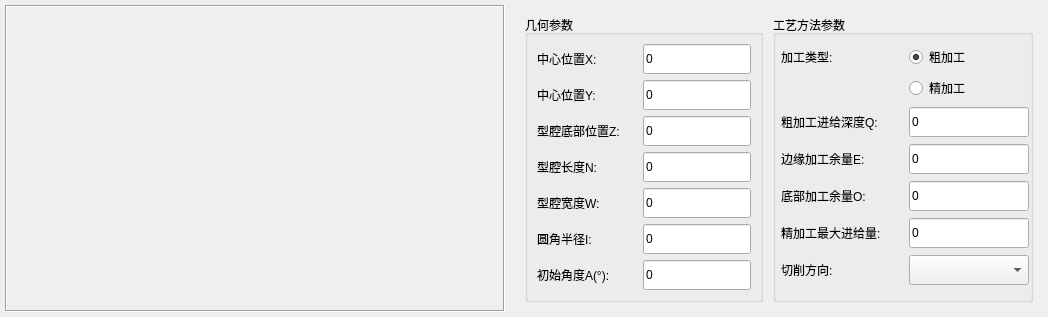
         <widget class="QWidget" name="page_2">
          <layout class="QHBoxLayout" name="horizontalLayout_15">
           <property name="spacing">
            <number>10</number>
           </property>
           <property name="leftMargin">
            <number>5</number>
           </property>
           <property name="topMargin">
            <number>5</number>
           </property>
           <property name="rightMargin">
            <number>5</number>
           </property>
           <property name="bottomMargin">
            <number>5</number>
           </property>
           <item>
            <widget class="QLabel" name="label_35">
             <property name="minimumSize">
              <size>
               <width>500</width>
               <height>0</height>
              </size>
             </property>
             <property name="maximumSize">
              <size>
               <width>500</width>
               <height>16777215</height>
              </size>
             </property>
             <property name="frameShape">
              <enum>QFrame::Box</enum>
             </property>
             <property name="frameShadow">
              <enum>QFrame::Sunken</enum>
             </property>
             <property name="lineWidth">
              <number>1</number>
             </property>
             <property name="text">
              <string/>
             </property>
             <property name="pixmap">
              <pixmap resource="STEPNCMaster.qrc">:/STEPNCMaster/images/HNCMill/mill10-1.bmp</pixmap>
             </property>
             <property name="scaledContents">
              <bool>true</bool>
             </property>
             <property name="alignment">
              <set>Qt::AlignCenter</set>
             </property>
            </widget>
           </item>
           <item>
            <layout class="QHBoxLayout" name="horizontalLayout_14" stretch="1,1">
             <property name="spacing">
              <number>10</number>
             </property>
             <property name="leftMargin">
              <number>10</number>
             </property>
             <property name="topMargin">
              <number>10</number>
             </property>
             <property name="rightMargin">
              <number>10</number>
             </property>
             <property name="bottomMargin">
              <number>10</number>
             </property>
             <item>
              <widget class="QGroupBox" name="groupBox_6">
               <property name="title">
                <string>几何参数</string>
               </property>
               <layout class="QGridLayout" name="gridLayout_6">
                <item row="4" column="1">
                 <widget class="QLineEdit" name="rectCavityWidth">
                  <property name="minimumSize">
                   <size>
                    <width>0</width>
                    <height>30</height>
                   </size>
                  </property>
                  <property name="maximumSize">
                   <size>
                    <width>120</width>
                    <height>16777215</height>
                   </size>
                  </property>
                  <property name="text">
                   <string>0</string>
                  </property>
                  <property name="readOnly">
                   <bool>false</bool>
                  </property>
                 </widget>
                </item>
                <item row="5" column="0">
                 <widget class="QLabel" name="label_44">
                  <property name="text">
                   <string>圆角半径I:</string>
                  </property>
                 </widget>
                </item>
                <item row="1" column="1">
                 <widget class="QLineEdit" name="rectCavityCenterY">
                  <property name="minimumSize">
                   <size>
                    <width>0</width>
                    <height>30</height>
                   </size>
                  </property>
                  <property name="maximumSize">
                   <size>
                    <width>120</width>
                    <height>16777215</height>
                   </size>
                  </property>
                  <property name="text">
                   <string>0</string>
                  </property>
                  <property name="readOnly">
                   <bool>false</bool>
                  </property>
                 </widget>
                </item>
                <item row="2" column="0">
                 <widget class="QLabel" name="label_39">
                  <property name="text">
                   <string>型腔底部位置Z:</string>
                  </property>
                 </widget>
                </item>
                <item row="6" column="0">
                 <widget class="QLabel" name="label_45">
                  <property name="text">
                   <string>初始角度A(°):</string>
                  </property>
                 </widget>
                </item>
                <item row="6" column="1">
                 <widget class="QLineEdit" name="rectCavityInitialAngle">
                  <property name="minimumSize">
                   <size>
                    <width>0</width>
                    <height>30</height>
                   </size>
                  </property>
                  <property name="maximumSize">
                   <size>
                    <width>120</width>
                    <height>16777215</height>
                   </size>
                  </property>
                  <property name="text">
                   <string>0</string>
                  </property>
                  <property name="readOnly">
                   <bool>false</bool>
                  </property>
                 </widget>
                </item>
                <item row="0" column="0">
                 <widget class="QLabel" name="label_37">
                  <property name="minimumSize">
                   <size>
                    <width>100</width>
                    <height>0</height>
                   </size>
                  </property>
                  <property name="maximumSize">
                   <size>
                    <width>100</width>
                    <height>16777215</height>
                   </size>
                  </property>
                  <property name="text">
                   <string>中心位置X:</string>
                  </property>
                 </widget>
                </item>
                <item row="0" column="1">
                 <widget class="QLineEdit" name="rectCavityCenterX">
                  <property name="minimumSize">
                   <size>
                    <width>0</width>
                    <height>30</height>
                   </size>
                  </property>
                  <property name="maximumSize">
                   <size>
                    <width>120</width>
                    <height>16777215</height>
                   </size>
                  </property>
                  <property name="text">
                   <string>0</string>
                  </property>
                  <property name="readOnly">
                   <bool>false</bool>
                  </property>
                 </widget>
                </item>
                <item row="1" column="0">
                 <widget class="QLabel" name="label_40">
                  <property name="text">
                   <string>中心位置Y:</string>
                  </property>
                 </widget>
                </item>
                <item row="2" column="1">
                 <widget class="QLineEdit" name="rectCavityBottomZ">
                  <property name="minimumSize">
                   <size>
                    <width>0</width>
                    <height>30</height>
                   </size>
                  </property>
                  <property name="maximumSize">
                   <size>
                    <width>120</width>
                    <height>16777215</height>
                   </size>
                  </property>
                  <property name="text">
                   <string>0</string>
                  </property>
                  <property name="readOnly">
                   <bool>false</bool>
                  </property>
                 </widget>
                </item>
                <item row="3" column="0">
                 <widget class="QLabel" name="label_38">
                  <property name="text">
                   <string>型腔长度N:</string>
                  </property>
                 </widget>
                </item>
                <item row="5" column="1">
                 <widget class="QLineEdit" name="rectCavityCornerR">
                  <property name="minimumSize">
                   <size>
                    <width>0</width>
                    <height>30</height>
                   </size>
                  </property>
                  <property name="maximumSize">
                   <size>
                    <width>120</width>
                    <height>16777215</height>
                   </size>
                  </property>
                  <property name="text">
                   <string>0</string>
                  </property>
                  <property name="readOnly">
                   <bool>false</bool>
                  </property>
                 </widget>
                </item>
                <item row="4" column="0">
                 <widget class="QLabel" name="label_36">
                  <property name="text">
                   <string>型腔宽度W:</string>
                  </property>
                 </widget>
                </item>
                <item row="3" column="1">
                 <widget class="QLineEdit" name="rectCavityLength">
                  <property name="minimumSize">
                   <size>
                    <width>0</width>
                    <height>30</height>
                   </size>
                  </property>
                  <property name="maximumSize">
                   <size>
                    <width>120</width>
                    <height>16777215</height>
                   </size>
                  </property>
                  <property name="text">
                   <string>0</string>
                  </property>
                  <property name="readOnly">
                   <bool>false</bool>
                  </property>
                 </widget>
                </item>
               </layout>
              </widget>
             </item>
             <item>
              <widget class="QGroupBox" name="groupBox_7">
               <property name="minimumSize">
                <size>
                 <width>260</width>
                 <height>0</height>
                </size>
               </property>
               <property name="title">
                <string>工艺方法参数</string>
               </property>
               <layout class="QGridLayout" name="gridLayout_7">
                <property name="leftMargin">
                 <number>5</number>
                </property>
                <property name="rightMargin">
                 <number>1</number>
                </property>
                <item row="0" column="0">
                 <widget class="QLabel" name="label_41">
                  <property name="text">
                   <string>加工类型:</string>
                  </property>
                 </widget>
                </item>
                <item row="0" column="1">
                 <widget class="QRadioButton" name="rectCavity_roughWorking">
                  <property name="text">
                   <string>粗加工</string>
                  </property>
                  <property name="checked">
                   <bool>true</bool>
                  </property>
                 </widget>
                </item>
                <item row="1" column="1">
                 <widget class="QRadioButton" name="rectCavity_fineWorking">
                  <property name="text">
                   <string>精加工</string>
                  </property>
                 </widget>
                </item>
                <item row="2" column="0">
                 <widget class="QLabel" name="label_42">
                  <property name="minimumSize">
                   <size>
                    <width>100</width>
                    <height>0</height>
                   </size>
                  </property>
                  <property name="text">
                   <string>粗加工进给深度Q:</string>
                  </property>
                 </widget>
                </item>
                <item row="2" column="1">
                 <widget class="QLineEdit" name="rectCavity_roughWorkFeed">
                  <property name="minimumSize">
                   <size>
                    <width>120</width>
                    <height>30</height>
                   </size>
                  </property>
                  <property name="maximumSize">
                   <size>
                    <width>80</width>
                    <height>16777215</height>
                   </size>
                  </property>
                  <property name="text">
                   <string>0</string>
                  </property>
                 </widget>
                </item>
                <item row="3" column="0">
                 <widget class="QLabel" name="label_43">
                  <property name="text">
                   <string>边缘加工余量E:</string>
                  </property>
                 </widget>
                </item>
                <item row="3" column="1">
                 <widget class="QLineEdit" name="rectCavity_radiusAllowance">
                  <property name="minimumSize">
                   <size>
                    <width>120</width>
                    <height>30</height>
                   </size>
                  </property>
                  <property name="maximumSize">
                   <size>
                    <width>80</width>
                    <height>16777215</height>
                   </size>
                  </property>
                  <property name="text">
                   <string>0</string>
                  </property>
                 </widget>
                </item>
                <item row="4" column="0">
                 <widget class="QLabel" name="label_46">
                  <property name="text">
                   <string>底部加工余量O:</string>
                  </property>
                 </widget>
                </item>
                <item row="4" column="1">
                 <widget class="QLineEdit" name="rectCavity_bottomAllowance">
                  <property name="minimumSize">
                   <size>
                    <width>120</width>
                    <height>30</height>
                   </size>
                  </property>
                  <property name="maximumSize">
                   <size>
                    <width>80</width>
                    <height>16777215</height>
                   </size>
                  </property>
                  <property name="text">
                   <string>0</string>
                  </property>
                 </widget>
                </item>
                <item row="5" column="0">
                 <widget class="QLabel" name="label_47">
                  <property name="text">
                   <string>精加工最大进给量:</string>
                  </property>
                 </widget>
                </item>
                <item row="5" column="1">
                 <widget class="QLineEdit" name="rectCavity_fineWorkMaxFeed">
                  <property name="minimumSize">
                   <size>
                    <width>120</width>
                    <height>30</height>
                   </size>
                  </property>
                  <property name="maximumSize">
                   <size>
                    <width>80</width>
                    <height>16777215</height>
                   </size>
                  </property>
                  <property name="text">
                   <string>0</string>
                  </property>
                 </widget>
                </item>
                <item row="6" column="0">
                 <widget class="QLabel" name="label_48">
                  <property name="minimumSize">
                   <size>
                    <width>90</width>
                    <height>0</height>
                   </size>
                  </property>
                  <property name="text">
                   <string>切削方向:</string>
                  </property>
                 </widget>
                </item>
                <item row="6" column="1">
                 <widget class="QComboBox" name="rectCavity_cutDirection">
                  <property name="minimumSize">
                   <size>
                    <width>0</width>
                    <height>30</height>
                   </size>
                  </property>
                  <property name="maximumSize">
                   <size>
                    <width>120</width>
                    <height>16777215</height>
                   </size>
                  </property>
                 </widget>
                </item>
               </layout>
              </widget>
             </item>
            </layout>
           </item>
          </layout>
         </widget>
